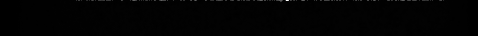
#> input picture core/algorithms/UnitTests/data/spotprojection_0001.tif, 478 x 36 px; the run also reads 1 picture not shown here
$ jupyter execute --allow-errors SpotcleanDataWatch.ipynb   (shell and % lines are left out)
#> lines starting #> are read from the running program, lines starting #| are printed output that depends on the picture
[cell 1]
import numpy as np
import matplotlib.pyplot as plt
import skimage.io as io

[cell 2]
orig=io.imread('../data/spotprojection_0001.tif')
#> orig is the input picture: shape (36, 478) float32; min -2.62, max 836.8, mean 5.6
oc=io.imread('../data/spotcleaned_0001.tif')
print(orig.shape)
#| (36, 478)
plt.figure(figsize=(12,5))
plt.subplot(211)
plt.imshow(orig,clim=[0,10])
plt.subplot(212)
plt.imshow(oc,clim=[0,10])
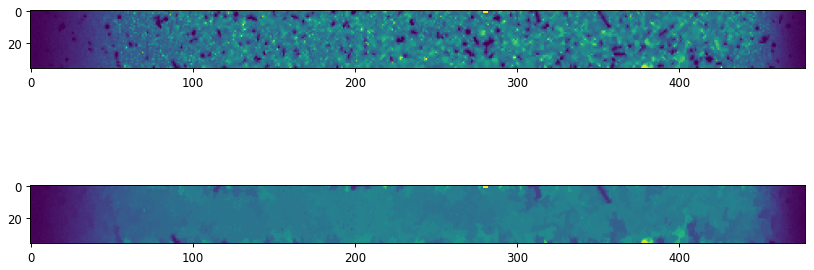
#> figure drawn by matplotlib, 2 panels

#> (a cell that did not finish here is left out)

#> (a cell that did not finish here is left out)

#> (a cell that did not finish here is left out)

[cell 6]
plt.plot(orig[0,:])
plt.plot(orig[1,:])
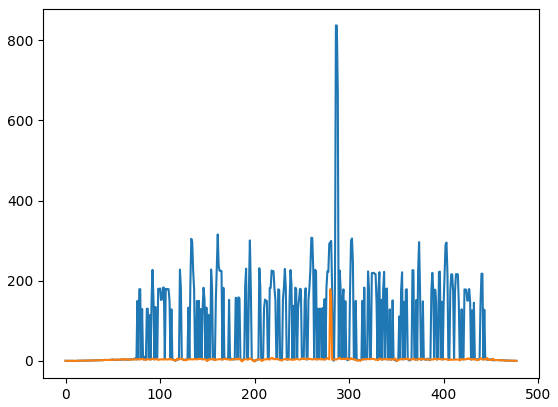
#> figure drawn by matplotlib, 1 panel; curve peaks at x = 286, y = 836.8; curve peaks at x = 280, y = 178.9
